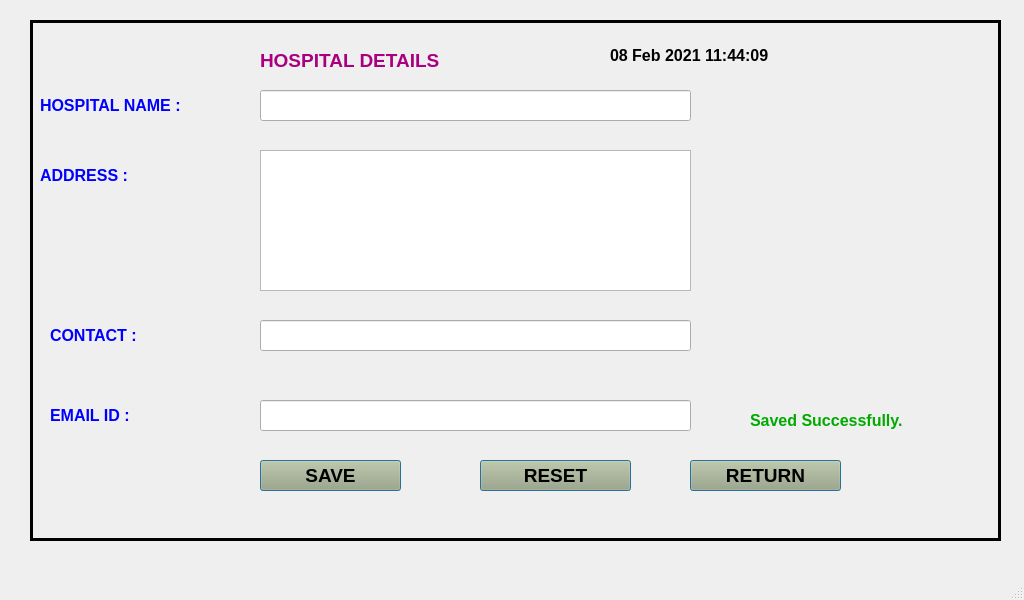
<?xml version="1.0" encoding="UTF-8"?>
<ui version="4.0">
 <class>MainWindow</class>
 <widget class="QMainWindow" name="MainWindow">
  <property name="geometry">
   <rect>
    <x>0</x>
    <y>0</y>
    <width>1024</width>
    <height>600</height>
   </rect>
  </property>
  <property name="windowTitle">
   <string>MainWindow</string>
  </property>
  <widget class="QWidget" name="centralwidget">
   <widget class="QFrame" name="frame">
    <property name="geometry">
     <rect>
      <x>30</x>
      <y>20</y>
      <width>971</width>
      <height>521</height>
     </rect>
    </property>
    <property name="font">
     <font>
      <family>Arial</family>
     </font>
    </property>
    <property name="autoFillBackground">
     <bool>false</bool>
    </property>
    <property name="styleSheet">
     <string notr="true"/>
    </property>
    <property name="frameShape">
     <enum>QFrame::Box</enum>
    </property>
    <property name="frameShadow">
     <enum>QFrame::Plain</enum>
    </property>
    <property name="lineWidth">
     <number>3</number>
    </property>
    <widget class="QLabel" name="label">
     <property name="geometry">
      <rect>
       <x>580</x>
       <y>20</y>
       <width>201</width>
       <height>31</height>
      </rect>
     </property>
     <property name="font">
      <font>
       <family>Arial</family>
       <pointsize>12</pointsize>
       <weight>75</weight>
       <bold>true</bold>
      </font>
     </property>
     <property name="text">
      <string>08 Feb 2021 11:44:09</string>
     </property>
    </widget>
    <widget class="QPushButton" name="pushButton_8">
     <property name="geometry">
      <rect>
       <x>660</x>
       <y>440</y>
       <width>151</width>
       <height>31</height>
      </rect>
     </property>
     <property name="font">
      <font>
       <family>Arial</family>
       <pointsize>14</pointsize>
       <weight>75</weight>
       <bold>true</bold>
      </font>
     </property>
     <property name="styleSheet">
      <string notr="true">background-color: rgb(170, 170, 127);
</string>
     </property>
     <property name="text">
      <string>RETURN</string>
     </property>
     <property name="autoDefault">
      <bool>true</bool>
     </property>
     <property name="default">
      <bool>true</bool>
     </property>
     <property name="flat">
      <bool>false</bool>
     </property>
    </widget>
    <widget class="QLabel" name="label_2">
     <property name="geometry">
      <rect>
       <x>230</x>
       <y>20</y>
       <width>201</width>
       <height>41</height>
      </rect>
     </property>
     <property name="font">
      <font>
       <family>Arial</family>
       <pointsize>14</pointsize>
       <weight>75</weight>
       <bold>true</bold>
      </font>
     </property>
     <property name="styleSheet">
      <string notr="true">color: rgb(170, 0, 127);</string>
     </property>
     <property name="text">
      <string>HOSPITAL DETAILS</string>
     </property>
    </widget>
    <widget class="QLabel" name="label_3">
     <property name="geometry">
      <rect>
       <x>10</x>
       <y>60</y>
       <width>181</width>
       <height>51</height>
      </rect>
     </property>
     <property name="font">
      <font>
       <family>Arial</family>
       <pointsize>12</pointsize>
       <weight>75</weight>
       <bold>true</bold>
      </font>
     </property>
     <property name="styleSheet">
      <string notr="true">color: rgb(0, 0, 255);</string>
     </property>
     <property name="text">
      <string>HOSPITAL NAME :</string>
     </property>
    </widget>
    <widget class="QLineEdit" name="lineEdit">
     <property name="geometry">
      <rect>
       <x>230</x>
       <y>70</y>
       <width>431</width>
       <height>31</height>
      </rect>
     </property>
     <property name="font">
      <font>
       <pointsize>12</pointsize>
       <weight>75</weight>
       <bold>true</bold>
      </font>
     </property>
    </widget>
    <widget class="QLabel" name="label_4">
     <property name="geometry">
      <rect>
       <x>10</x>
       <y>130</y>
       <width>101</width>
       <height>51</height>
      </rect>
     </property>
     <property name="font">
      <font>
       <family>Arial</family>
       <pointsize>12</pointsize>
       <weight>75</weight>
       <bold>true</bold>
      </font>
     </property>
     <property name="styleSheet">
      <string notr="true">color: rgb(0, 0, 255);</string>
     </property>
     <property name="text">
      <string>ADDRESS :</string>
     </property>
    </widget>
    <widget class="QPlainTextEdit" name="plainTextEdit">
     <property name="geometry">
      <rect>
       <x>230</x>
       <y>130</y>
       <width>431</width>
       <height>141</height>
      </rect>
     </property>
     <property name="font">
      <font>
       <pointsize>12</pointsize>
       <weight>75</weight>
       <bold>true</bold>
      </font>
     </property>
    </widget>
    <widget class="QLabel" name="label_5">
     <property name="geometry">
      <rect>
       <x>20</x>
       <y>300</y>
       <width>141</width>
       <height>31</height>
      </rect>
     </property>
     <property name="font">
      <font>
       <family>Arial</family>
       <pointsize>12</pointsize>
       <weight>75</weight>
       <bold>true</bold>
      </font>
     </property>
     <property name="styleSheet">
      <string notr="true">color: rgb(0, 0, 255);</string>
     </property>
     <property name="text">
      <string>CONTACT :</string>
     </property>
    </widget>
    <widget class="QLineEdit" name="lineEdit_2">
     <property name="geometry">
      <rect>
       <x>230</x>
       <y>300</y>
       <width>431</width>
       <height>31</height>
      </rect>
     </property>
     <property name="font">
      <font>
       <pointsize>12</pointsize>
       <weight>75</weight>
       <bold>true</bold>
      </font>
     </property>
    </widget>
    <widget class="QLabel" name="label_6">
     <property name="geometry">
      <rect>
       <x>20</x>
       <y>380</y>
       <width>151</width>
       <height>31</height>
      </rect>
     </property>
     <property name="font">
      <font>
       <family>Arial</family>
       <pointsize>12</pointsize>
       <weight>75</weight>
       <bold>true</bold>
      </font>
     </property>
     <property name="styleSheet">
      <string notr="true">color: rgb(0, 0, 255);</string>
     </property>
     <property name="text">
      <string>EMAIL ID :</string>
     </property>
    </widget>
    <widget class="QLineEdit" name="lineEdit_3">
     <property name="geometry">
      <rect>
       <x>230</x>
       <y>380</y>
       <width>431</width>
       <height>31</height>
      </rect>
     </property>
     <property name="font">
      <font>
       <pointsize>12</pointsize>
       <weight>75</weight>
       <bold>true</bold>
      </font>
     </property>
    </widget>
    <widget class="QPushButton" name="pushButton_9">
     <property name="geometry">
      <rect>
       <x>230</x>
       <y>440</y>
       <width>141</width>
       <height>31</height>
      </rect>
     </property>
     <property name="font">
      <font>
       <family>Arial</family>
       <pointsize>14</pointsize>
       <weight>75</weight>
       <bold>true</bold>
      </font>
     </property>
     <property name="styleSheet">
      <string notr="true">background-color: rgb(170, 170, 127);
</string>
     </property>
     <property name="text">
      <string>SAVE</string>
     </property>
     <property name="autoDefault">
      <bool>true</bool>
     </property>
     <property name="default">
      <bool>true</bool>
     </property>
     <property name="flat">
      <bool>false</bool>
     </property>
    </widget>
    <widget class="QPushButton" name="pushButton_10">
     <property name="geometry">
      <rect>
       <x>450</x>
       <y>440</y>
       <width>151</width>
       <height>31</height>
      </rect>
     </property>
     <property name="font">
      <font>
       <family>Arial</family>
       <pointsize>14</pointsize>
       <weight>75</weight>
       <bold>true</bold>
      </font>
     </property>
     <property name="styleSheet">
      <string notr="true">background-color: rgb(170, 170, 127);
</string>
     </property>
     <property name="text">
      <string>RESET</string>
     </property>
     <property name="autoDefault">
      <bool>true</bool>
     </property>
     <property name="default">
      <bool>true</bool>
     </property>
     <property name="flat">
      <bool>false</bool>
     </property>
    </widget>
    <widget class="QLabel" name="label_7">
     <property name="geometry">
      <rect>
       <x>720</x>
       <y>380</y>
       <width>221</width>
       <height>41</height>
      </rect>
     </property>
     <property name="font">
      <font>
       <family>Arial</family>
       <pointsize>12</pointsize>
       <weight>75</weight>
       <bold>true</bold>
      </font>
     </property>
     <property name="styleSheet">
      <string notr="true">color: rgb(0, 170, 0);</string>
     </property>
     <property name="text">
      <string>Saved Successfully.</string>
     </property>
    </widget>
   </widget>
  </widget>
  <widget class="QMenuBar" name="menubar">
   <property name="geometry">
    <rect>
     <x>0</x>
     <y>0</y>
     <width>1024</width>
     <height>21</height>
    </rect>
   </property>
  </widget>
  <widget class="QStatusBar" name="statusbar"/>
 </widget>
 <resources/>
 <connections/>
</ui>
